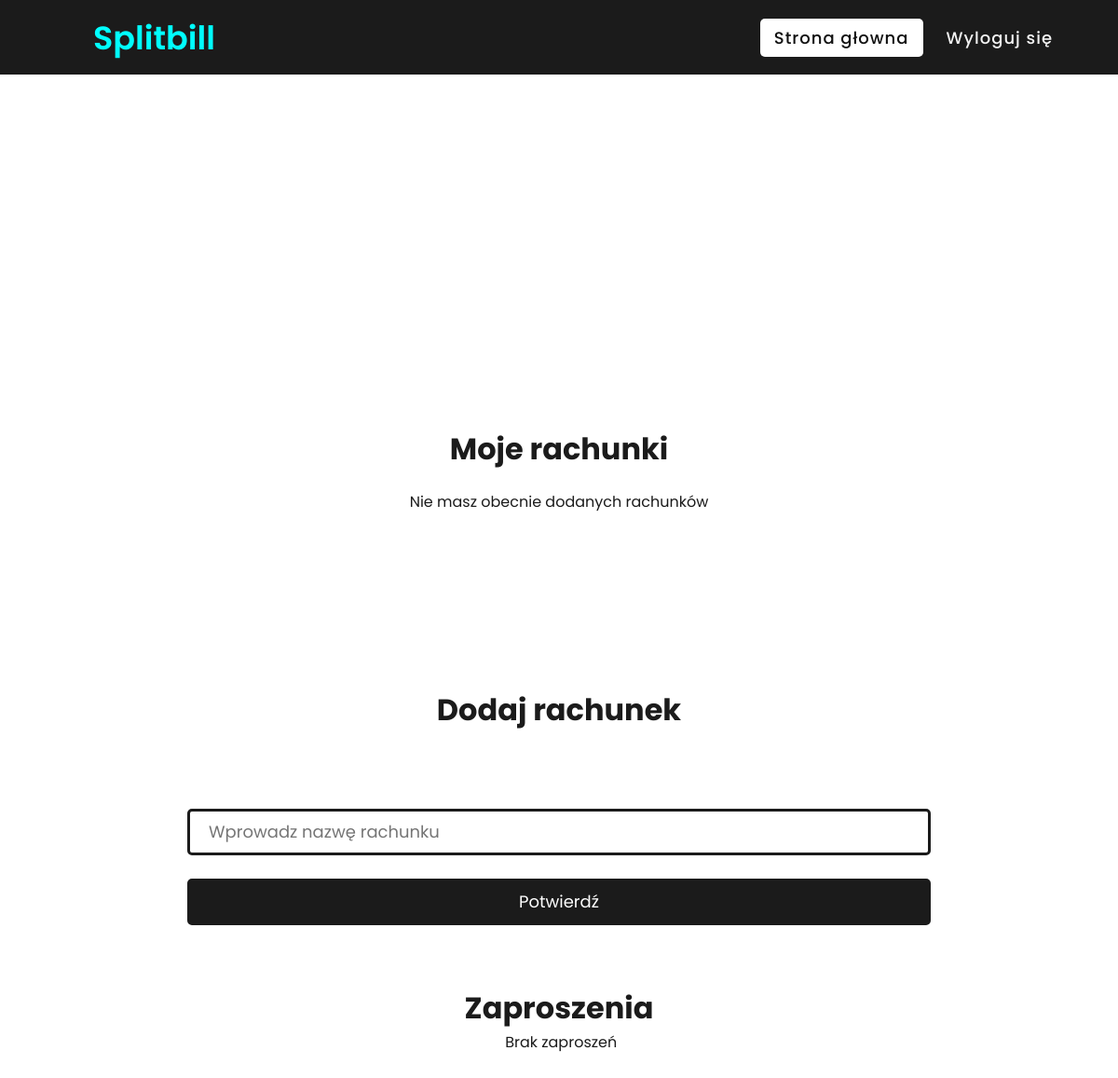
Page / (signed in) on the earlier database version.
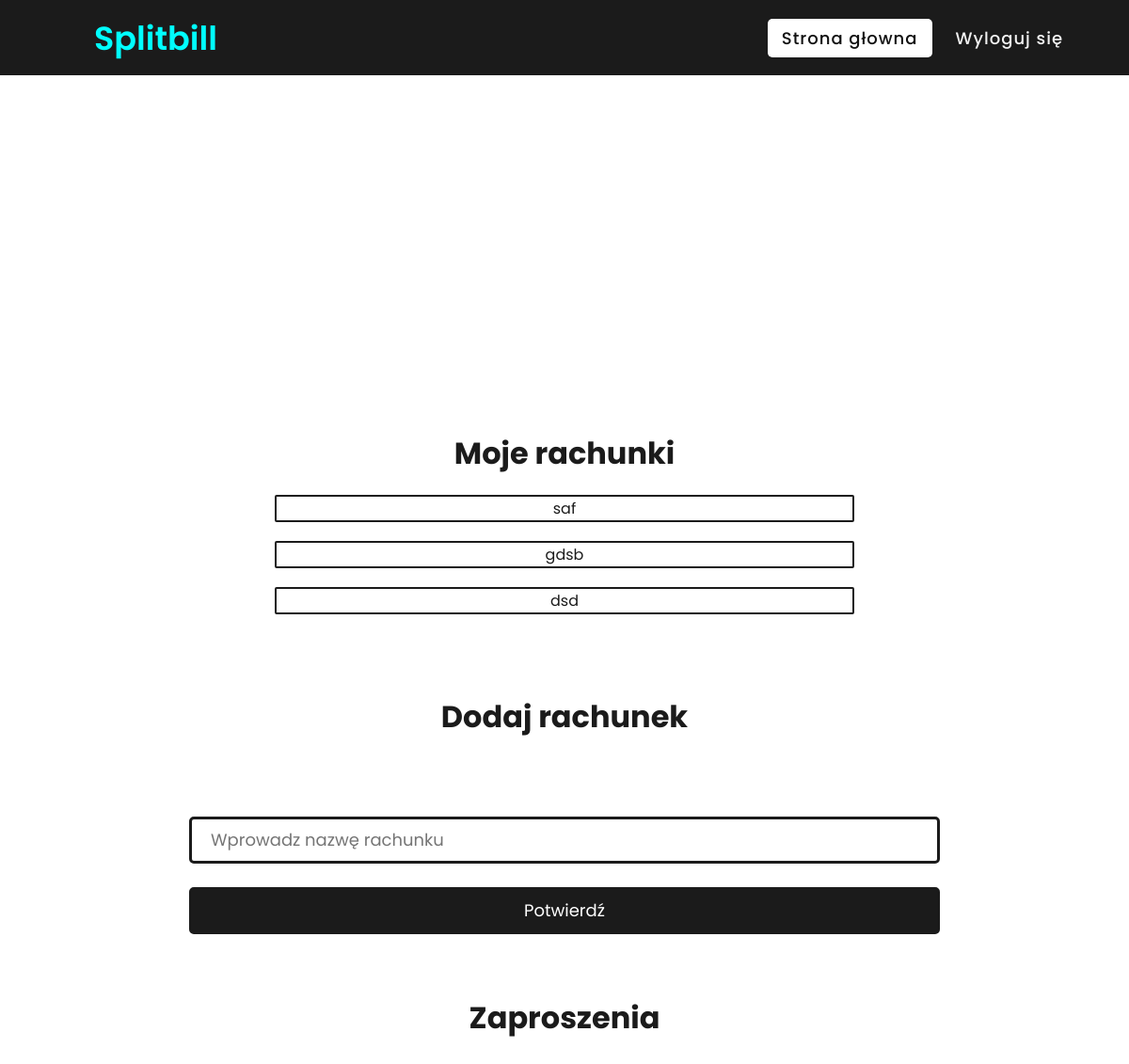
Same page on the later database version.
### website/models.py (models this page shows)
class Trip( db.Model ):
    __tablename__ = 'trip'
    trip_id = db.Column( db.Integer, primary_key = True )
    admin_id = db.Column( db.Integer, db.ForeignKey( 'user.user_id' ) )
    users = db.relationship( 'User_trips', back_populates = 'trip' )
    trip_name = db.Column( db.String(150) )
    trip_admin_name = db.Column( db.String(150), unique = True )
    date = db.Column( db.DateTime( timezone = True ), default = func.now() )
    payments = db.relationship( 'Payment' )
    messages = db.relationship( 'Messages' )
    transactions = db.relationship( 'Transactions' )

### website/views.py (the view, shortened to what this page needs)
@views.route( '/', methods = [ 'GET', 'POST' ] )
@login_required
def display_home():
    if current_user.is_authenticated:
        return render_template( 'index.html', user = current_user, trip_list = trip_list(), message_list = message_list() )
    else:
        return render_template( 'index.html', user = current_user )

### website/__init__.py (called while the page is built)
def create_app():
    app = Flask( __name__ )
    app.config[ 'SECRET_KEY' ] = 'my key'
    app.config[ 'SQLALCHEMY_DATABASE_URI' ] = f'sqlite:///{DB_NAME}'
    db.init_app(app)
    from .views import views
    from .auth import auth
    app.register_blueprint( views, url_prefix = '/' )
    app.register_blueprint( auth, url_prefix = '/' )
    from .models import User
    create_database( app )
    login_manager = LoginManager()
    login_manager.login_view = 'auth.login'
    login_manager.init_app(app)
    login_manager.login_message = 'Musisz być zalogowany, by uzyskać dostęp do tej strony'
    login_manager.login_message_category = 'error'
    @login_manager.user_loader
    def load_user( id ):
        return User.query.get( int( id ) )
    app.jinja_env.add_extension('jinja2.ext.do')
    return app

### website/views.py (called while the page is built)
def trip_list():
    trip_list_by_user = User_trips.query.filter_by( user_id = current_user.user_id ).all()
    trip_list = []
    for user in trip_list_by_user:
        trip_list.append( db.session.query(Trip).get( user.trip_id ) )
    return trip_list

def message_list():
    all_messages = Messages.query.filter_by( recipient_id = current_user.user_id ).all()
    message_list = []
    for message in all_messages:
        message_list.append( message )
    return message_list

### website/templates/index.html (shortened to what this page needs)
{% extends "base.html" %} {% block title %}Home{% endblock %}
{% block content%}
<div class = 'container-content device'>
  <div class = 'flex-container'>
    <h1 class = 'device-margin'>Moje rachunki</h1>
    <div class = 'list-container trip-list' >
      {% if trip_list|length > 0 %}
        <ul>
          {% for i in range( trip_list|length -1 , -1, -1 ) %}
            <li class = 'list' >
              <a class = 'link-list' href = "{{ url_for( 'auth.trip', trip_id = trip_list[ i ].trip_id ) }}" >{{ trip_list[ i ].trip_name }}</a>
            </li>
          {% endfor %}
        </ul>
      {% else %}
        Nie masz obecnie dodanych rachunków
      {% endif %}
    </div>
  </div>
  <div class = 'flex-container'>
    <div class = 'flex-element-child'>
      <h1>Dodaj rachunek</h1>
        <form method = 'POST' autocomplete = 'off' >
            <div class = 'add-trip'>
              <input id = 'add-trip' name = 'trip' type = 'text' placeholder = 'Wprowadz nazwę rachunku' onkeyup = 'disableBtn()' ></input>
            </div>
            <div class = 'add-trip'>
              <button id = 'add-trip-btn' type = 'submit' class = 'button' disabled>Potwierdź</button>
            </div>
        </form>
      </div>
      <div class = 'flex-element-child'>
        <h1>Zaproszenia</h1>
        <div class = 'list-container message-list'>
          {% if message_list|length > 0 %}
            <ul>
              {% for i in range( message_list|length -1 , -1, -1 ) %}
                {% if message_list[i].answer != 'tak' %}
                  <li class = 'list'>
                    <button class = 'btn-list' onclick = "ansFunc( '{{ message_list[ i ].message }}' )" >{{ message_list[ i ].message }}</button>
                  </li>
                {% endif %}
              {% endfor %}
            </ul>
          {% else %}
            Brak zaproszeń
          {% endif %}
        </div>
      </div>
  </div>
</div>
{% endblock %}

### website/templates/base.html (shortened to what this page needs)
<!DOCTYPE html>
<html lang = 'pl' >
    <head>
        <link rel = 'stylesheet' href = "{{ url_for( 'static', filename = 'main.css' ) }}">
        <link rel = 'stylesheet' href = 'https://cdnjs.cloudflare.com/ajax/libs/font-awesome/5.15.2/css/all.min.css'/>
        <link rel = 'stylesheet' href = "{{ url_for( 'static', filename = 'index.css' ) }}">
        <link rel = 'stylesheet' href = "{{ url_for( 'static', filename = 'login.css' ) }}">
        <link rel = 'stylesheet' href = "{{ url_for( 'static', filename = 'signup.css' ) }}">
        <link rel = 'stylesheet' href = "{{ url_for( 'static', filename = 'trip.css' ) }}">
        <link rel = 'stylesheet' href = "{{ url_for( 'static', filename = 'payment.css' ) }}">
    </head>
    <body onload = 'defaultTab();' >
        <main>
          <nav>
            <a class = 'logo' href = '/' >Splitbill</a>
            <ul>
              <li><a class = 'active' href = '/' >Strona głowna</a></li>
              {% if user.is_authenticated %}
                <li><a href = '/logout' >Wyloguj się</a></li>
              {% else %}
                <li><a href = '/login' >Zaloguj się</a></li>
                <li><a href = '/sign-up' >Zarejestruj się</a></li>
              {% endif %}
            </ul>
          </nav>
            <div class = 'container'>{% block content %} {% endblock %}</div>
        </main>
    </body>
</html>

### website/static/main.css (style rules this page uses)
* { box-sizing: border-box; font-family: 'Poppins', sans-serif; margin: 0; padding: 0; }
input, button { border: 3px solid #1b1b1b; border-radius: 5px; font-size: 18px; height: 50%; }
input { padding: 12px 20px; }
button { background: #1b1b1b; cursor: pointer; color: white; }
nav { display: flex; height: 80px; width: 100%; background: #1b1b1b; align-items: center; justify-content: space-between; padding: 0 50px 0 100px; flex-wrap: wrap; }
nav .logo { color: cyan; font-size: 35px; font-weight: 600; text-decoration: none; }
nav ul { display: flex; flex-wrap: wrap; list-style: none; }
nav ul li { margin: 0 5px; }
nav ul li a { color: #f2f2f2; text-decoration: none; font-size: 18px; font-weight: 500; padding: 8px 15px; border-radius: 5px; letter-spacing: 1px; }
nav ul li a.active, nav ul li a:hover { color: #111; background: #fff; }
.container { overflow: hidden; position: absolute; top: 50%; left: 50%; transform: translate( -50%, -50% ); text-align: center; z-index: -1; width: 100%; padding: 0 30px; color: #1b1b1b; margin-top: 40px; }
.container-content { border: 5px solid #1b1b1b; border-radius: 5px; display: flex; height: 660px; margin-left: calc( 50% - 600px ); width: 1200px; }
.flex-container { height: 600px; margin-top: 30px; width: 600px; }
.list-container { scrollbar-color: #1b1b1b #aca9bb; scrollbar-width: thin; scroll-margin: 0 50px 0 50px; overflow: scroll; overflow-x: hidden; }
.list { border: 2px solid #1b1b1b; border-radius: 2px; margin-bottom: 20px; margin-left: 10%; list-style: none; width: 80%; }
.link-list, .btn-list { color: #1b1b1b; display: inline-block; text-decoration: none; width: 100%; }
.flex-element-child { height: 50%; }
@media ( max-width: 1200px ) { .device { border: none; display: grid; grid-template-columns: 1fr; height: calc( 140vh - 80px ); margin: 50vh 0 0 0; width: 100%; } }
@media ( max-width: 1200px ) { .flex-container { height: 80vh; width: 100%; margin: 0; } }
@media ( max-width: 1200px ) { .flex-container:first-of-type { height: 20vh; } }
@media ( max-width: 1200px ) { #add-trip-btn, #add-trip { width: 100%; } }

### website/static/index.css (style rules this page uses)
.trip-list { height: 520px; margin-left: 5%; margin-top: 20px; width: 90%; }
.message-list { height: 70%; margin-left: 25px; margin-right: 4%; width: 96%; }
#add-trip-btn, #add-trip { width: 70%; }
#add-trip { margin-top: 25px; }
.add-trip { height: 100px; }
.add-trip:first-of-type { margin-top: 5%; }
@media ( max-width: 1200px ) { .trip-list { height: 90%; margin-bottom: 10px; } }

### website/static/trip.css (style rules this page uses)
@media ( max-width: 1200px ) { .list { margin-left: 20%; width: 60%; } }

Differences in the rows shown:
added Trip: trip_name "saf"
added Trip: trip_name "gdsb"
added Trip: trip_name "dsd"
Other differences:
text no longer shown: "Nie masz obecnie dodanych rachunków Brak zaproszeń"
